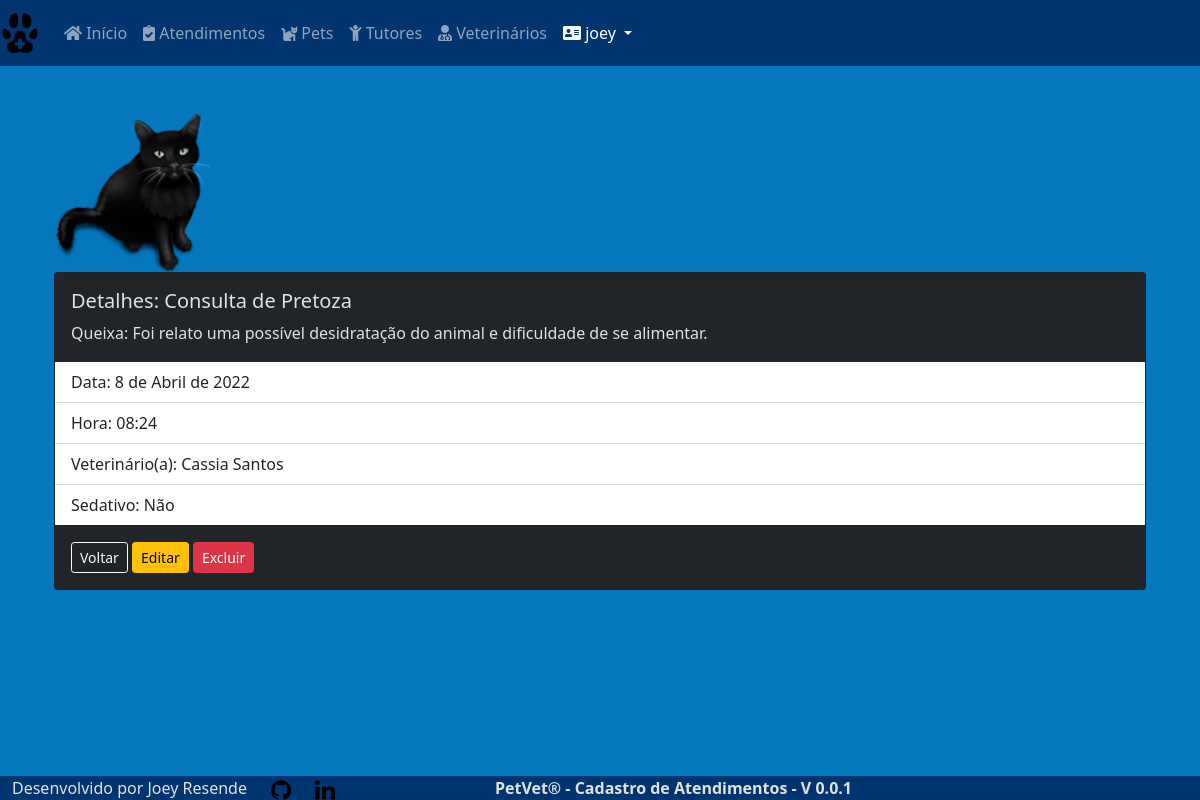
The page /core/medical_care/1 (signed in) on the database as committed earlier.
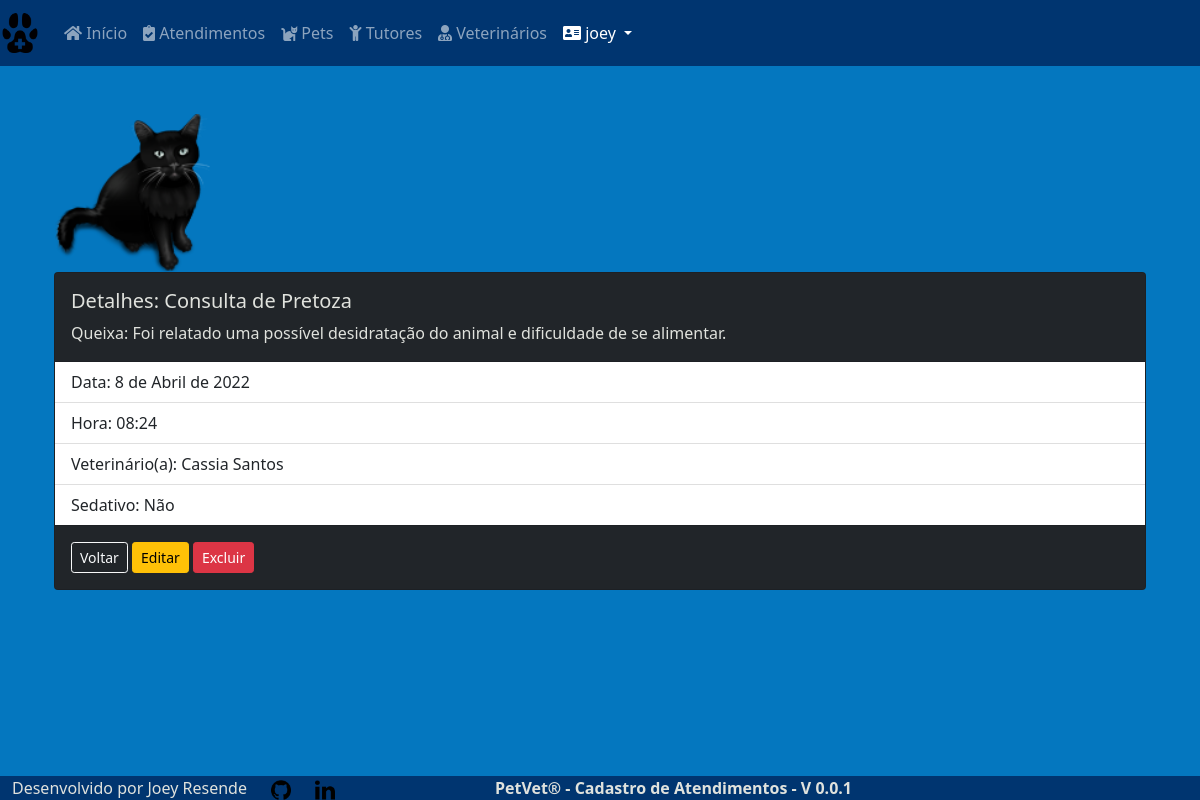
The same page on the database as committed later.
### core/models.py (models this page shows, shortened)
class MedicalCare(models.Model):
    id = models.AutoField(primary_key=True)
    date = models.DateField(default=date.today, verbose_name='Data')
    time = models.TimeField(verbose_name='Hora')
    pet_name = models.ForeignKey(
        'Pets', on_delete=models.PROTECT, null=True, verbose_name='Nome do Pet')
    procedure = models.CharField(
        max_length=8, choices=procedures, verbose_name='Tipo de atendimento')
    vet_name = models.ForeignKey(
        'Vet', on_delete=models.PROTECT, null=True, verbose_name='Veterinario')
    sedative = models.CharField(
        max_length=8, choices=type_sedative, default='Não', verbose_name='Tipo de sedativo')
    report = models.TextField(
        max_length=1000, verbose_name='Relato do problema')
    class Meta:
        ordering = ['-date']

class Pets(models.Model):
    id = models.AutoField(primary_key=True)
    pet_name = models.CharField(
        max_length=30, verbose_name='Nome do Pet')
    species = models.CharField(
        max_length=20, verbose_name='Espécie')
    breed = models.CharField(
        max_length=30, verbose_name='Raça')
    gender = models.CharField(
        max_length=5, choices=sex_status, verbose_name='Genêro')
    date_of_birth = models.DateField(
        null=True, blank=True, verbose_name='Data de Nascimento')
    castrated = models.CharField(
        max_length=3, choices=castrated_status, default='N', verbose_name='Castrado?')
    weight = models.DecimalField(
        max_digits=6, decimal_places=3, verbose_name='Peso')
    tutor_name = models.ForeignKey(
        'Tutor', on_delete=models.PROTECT, null=True, verbose_name="Nome do Tutor")
    class Meta:
        ordering = ['-id']
    def __str__(self):
        return self.pet_name

class Vet(models.Model):
    vet_name = models.CharField(
        max_length=30, verbose_name='Nome')
    def __str__(self):
        return self.vet_name

### core/views.py (the view)
# urls.py: path('medical_care/<int:pk>', MedicalCareDetail.as_view(),
class MedicalCareDetail(LoginRequiredMixin, DetailView):
    login_url = reverse_lazy('login')
    model = MedicalCare
    template_name = 'core/medicalcare_detail.html'
    success_url = reverse_lazy('medical_cares')

### core/templates/core/medicalcare_detail.html (shortened to what this page needs)
{% extends 'core/base_model.html' %}
{% load static %}
{% block content %}
<div class="container">
  <div class="row col-2">
    <img class="card-img-top" src="{% static 'img/blackcat_icon.png/' %}" alt="Imagem de capa do card">
  </div>
  <div class="card text-white bg-dark mb-3">
    <div class="card-body">
      <h5 class="card-title">Detalhes: {{ medicalcare.procedure }} de {{ medicalcare.pet_name }}</h5>
      <p class="card-text">Queixa: {{ medicalcare.report }}</p>
    </div>
      <ul class="list-group list-group-flush">
        <li class="list-group-item">Data: {{ medicalcare.date }}</li>
        <li class="list-group-item">Hora: {{ medicalcare.time }}</li>
        <li class="list-group-item">Veterinário(a): {{ medicalcare.vet_name }}</li>
        <li class="list-group-item">Sedativo: {{ medicalcare.sedative }}</li>
      </ul>
    <div class="card-body">
      <a href="{% url 'medical_cares' %}" class="btn btn-outline-light btn-sm">Voltar</a>
      <a href="" class="btn btn-warning btn-sm">Editar</a>
      <a href="" class="btn btn-danger btn-sm">Excluir</a>
    </div>
  </div>
</div>
{% endblock %}

Rows that differ between the two databases and show on the page:
changed MedicalCare "Consulta": report "Foi relato uma possível desidratação do animal e dificuldade de se alimentar." → "Foi relatado uma possível desidratação do animal e dificuldade de se alimentar."
